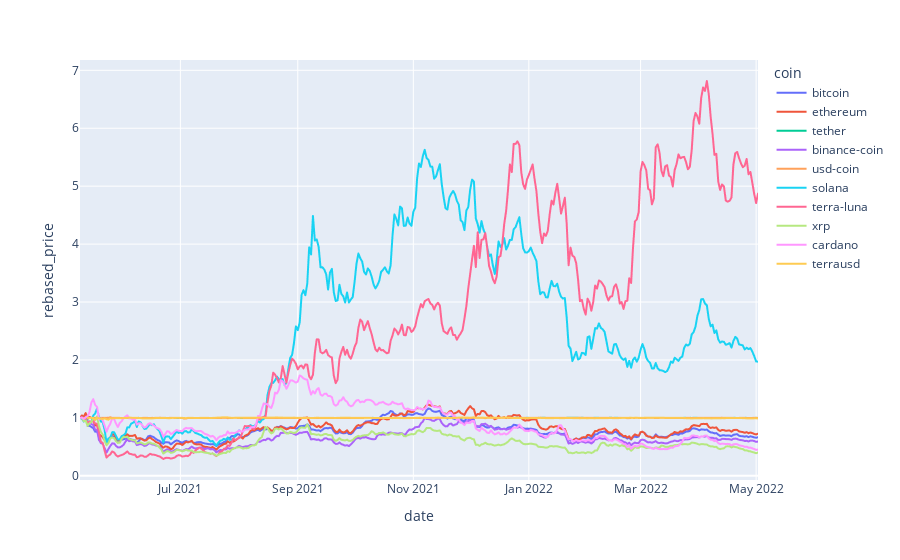

The notebook cell this image was saved under:
### Code cell
fig = px.line(rebased_prices_df, x="date", y="rebased_price", color="coin")
fig.show()

### Figure 1 — Plotly figure (JSON) as saved in the notebook; plotly's stock layout.template omitted (floating-point values rounded to 4 significant figures; data arrays with more than 128 entries replaced by an {"elided": "..."} marker saying what was removed)
{"data": [{"hovertemplate": "coin=bitcoin<br>date=%{x}<br>rebased_price=%{y}<extra></extra>", "legendgroup": "bitcoin", "line": {"color": "#636efa", "dash": "solid"}, "marker": {"symbol": "circle"}, "mode": "lines", "name": "bitcoin", "showlegend": true, "type": "scattergl", "visible": true, "x": {"elided": "359 str values"}, "xaxis": "x", "y": {"elided": "359 float values"}, "yaxis": "y"}, {"hovertemplate": "coin=ethereum<br>date=%{x}<br>rebased_price=%{y}<extra></extra>", "legendgroup": "ethereum", "line": {"color": "#EF553B", "dash": "solid"}, "marker": {"symbol": "circle"}, "mode": "lines", "name": "ethereum", "showlegend": true, "type": "scattergl", "visible": true, "x": {"elided": "359 str values"}, "xaxis": "x", "y": {"elided": "359 float values"}, "yaxis": "y"}, {"hovertemplate": "coin=tether<br>date=%{x}<br>rebased_price=%{y}<extra></extra>", "legendgroup": "tether", "line": {"color": "#00cc96", "dash": "solid"}, "marker": {"symbol": "circle"}, "mode": "lines", "name": "tether", "showlegend": true, "type": "scattergl", "visible": true, "x": {"elided": "359 str values"}, "xaxis": "x", "y": {"elided": "359 float values"}, "yaxis": "y"}, {"hovertemplate": "coin=binance-coin<br>date=%{x}<br>rebased_price=%{y}<extra></extra>", "legendgroup": "binance-coin", "line": {"color": "#ab63fa", "dash": "solid"}, "marker": {"symbol": "circle"}, "mode": "lines", "name": "binance-coin", "showlegend": true, "type": "scattergl", "visible": true, "x": {"elided": "359 str values"}, "xaxis": "x", "y": {"elided": "359 float values"}, "yaxis": "y"}, {"hovertemplate": "coin=usd-coin<br>date=%{x}<br>rebased_price=%{y}<extra></extra>", "legendgroup": "usd-coin", "line": {"color": "#FFA15A", "dash": "solid"}, "marker": {"symbol": "circle"}, "mode": "lines", "name": "usd-coin", "showlegend": true, "type": "scattergl", "visible": true, "x": {"elided": "359 str values"}, "xaxis": "x", "y": {"elided": "359 float values"}, "yaxis": "y"}, {"hovertemplate": "coin=solana<br>date=%{x}<br>rebased_price=%{y}<extra></extra>", "legendgroup": "solana", "line": {"color": "#19d3f3", "dash": "solid"}, "marker": {"symbol": "circle"}, "mode": "lines", "name": "solana", "showlegend": true, "type": "scattergl", "visible": true, "x": {"elided": "359 str values"}, "xaxis": "x", "y": {"elided": "359 float values"}, "yaxis": "y"}, {"hovertemplate": "coin=terra-luna<br>date=%{x}<br>rebased_price=%{y}<extra></extra>", "legendgroup": "terra-luna", "line": {"color": "#FF6692", "dash": "solid"}, "marker": {"symbol": "circle"}, "mode": "lines", "name": "terra-luna", "showlegend": true, "type": "scattergl", "visible": true, "x": {"elided": "359 str values"}, "xaxis": "x", "y": {"elided": "359 float values"}, "yaxis": "y"}, {"hovertemplate": "coin=xrp<br>date=%{x}<br>rebased_price=%{y}<extra></extra>", "legendgroup": "xrp", "line": {"color": "#B6E880", "dash": "solid"}, "marker": {"symbol": "circle"}, "mode": "lines", "name": "xrp", "showlegend": true, "type": "scattergl", "visible": true, "x": {"elided": "359 str values"}, "xaxis": "x", "y": {"elided": "359 float values"}, "yaxis": "y"}, {"hovertemplate": "coin=cardano<br>date=%{x}<br>rebased_price=%{y}<extra></extra>", "legendgroup": "cardano", "line": {"color": "#FF97FF", "dash": "solid"}, "marker": {"symbol": "circle"}, "mode": "lines", "name": "cardano", "showlegend": true, "type": "scattergl", "visible": true, "x": {"elided": "359 str values"}, "xaxis": "x", "y": {"elided": "359 float values"}, "yaxis": "y"}, {"hovertemplate": "coin=terrausd<br>date=%{x}<br>rebased_price=%{y}<extra></extra>", "legendgroup": "terrausd", "line": {"color": "#FECB52", "dash": "solid"}, "marker": {"symbol": "circle"}, "mode": "lines", "name": "terrausd", "showlegend": true, "type": "scattergl", "visible": true, "x": {"elided": "355 str values"}, "xaxis": "x", "y": {"elided": "355 float values"}, "yaxis": "y"}], "layout": {"autosize": true, "legend": {"title": {"text": "coin"}, "tracegroupgap": 0}, "margin": {"t": 60}, "xaxis": {"anchor": "y", "autorange": true, "domain": [0, 1], "range": ["2021-05-09", "2022-05-02"], "title": {"text": "date"}, "type": "date"}, "yaxis": {"anchor": "x", "autorange": true, "domain": [0, 1], "range": [-0.0717, 7.178], "title": {"text": "rebased_price"}, "type": "linear"}}}
